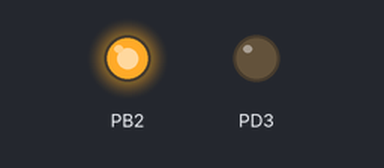
Simulated run of this program. Board: ATmega328P, built with avr-gcc and emulated at 16 MHz. Shown: output pins drawn as LEDs (lit = HIGH). What the program prints to the serial monitor is not drawn.

Above: at 0.1 s.
Timing chart, 0 to 1.6 s (numbered marks = the images above):
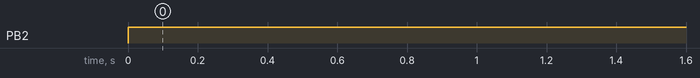

Measured:
- by itself, PB2: LOW → HIGH at 0.00 s

The program:

main.c
```c
/*
 * SPI_UART Program.c
 *
 * Created: 03-11-2025 12.17.04 PM
 * Author : HP
 */
#define F_CPU 16000000UL
#include <avr/io.h>
#include "uart.h"
#include <util/delay.h>

int main(void)
{
	uint8_t chip_id;

	DDRB |= (1 << PB3) | (1 << PB5) | (1 << PB2); // MOSI, SCK, SS as outputs
	DDRB &= ~(1 << PB4);                           // MISO as input
	PORTB |= (1 << PB2);                           // SS high initially
	DDRD|=(1<<PD3);
	// ===== SPI SETUP =====
	SPCR = (1 << SPE) | (1 << MSTR) | (1 << SPR0); // Enable SPI Master

	_delay_ms(100); // allow BMP280 to power up

	// ===== READ CHIP ID =====
	PORTB &= ~(1 << PB2); // CSB low
	SPDR = 0xD0;
	while (!(SPSR & (1 << SPIF)));
	(void)SPDR;
	SPDR = 0x00;
	while (!(SPSR & (1 << SPIF)));
	chip_id = SPDR;
	PORTB |= (1 << PB2); // CSB high
	_delay_ms(100);

	UART_Init();

	while (1)
	{
		if(chip_id==0x58)
		{
			PORTD|=(1<<PD3);
		}
		else
		{
			PORTD &=~(1<<PD3);
		}

	UART_TxHex(chip_id);
	_delay_ms(1000);
	}
}
```

UART.c
```c
/*
 * UART.c
 *
 * Created: 03-11-2025 12.17.51 PM
 *  Author: HP
 */
#include "uart.h"

void UART_Init(void)
{
	UBRR0H = (unsigned char)(UBRR_VALUE >> 8);
	UBRR0L = (unsigned char)UBRR_VALUE;
	UCSR0B = (1 << TXEN0);                      // Enable transmitter
	UCSR0C = (1 << UCSZ01) | (1 << UCSZ00);     // 8-bit data
}

void UART_TxChar(char data)
{
	while (!(UCSR0A & (1 << UDRE0)));
	UDR0 = data;
}

void UART_TxString(const char *str)
{
	while (*str)
	{
		UART_TxChar(*str++);
	}
}

void UART_TxHex(uint8_t value)
{
	const char hexChars[] = "0123456789ABCDEF";
	char hex[5];
	hex[0] = hexChars[(value >> 4) & 0x0F];
	hex[1] = hexChars[value & 0x0F];
	hex[2] = '\r';
	hex[3] = '\n';
	hex[4] = '\0';
	UART_TxString("0x");
	UART_TxString(hex);
}
void UART_TxNumber(uint32_t num)
{
	char buffer[12];
	ltoa(num, buffer, 10);   // convert to string (long to ASCII)
	UART_TxString(buffer);
}
```

UART.h
```c
/*
 * UART.h
 *
 * Created: 03-11-2025 12.18.31 PM
 *  Author: HP
 */


#ifndef UART_H_
#define UART_H_

#include <avr/io.h>
#include <stdlib.h>

#define F_CPU 16000000UL
#define BAUDRATE 9600
#define UBRR_VALUE ((F_CPU / (16UL * BAUDRATE)) - 1)

// === Function Prototypes ===
void UART_Init(void);
void UART_TxChar(char data);
void UART_TxString(const char *str);
void UART_TxHex(uint8_t value);
void UART_TxNumber(uint32_t num);

#endif
```
